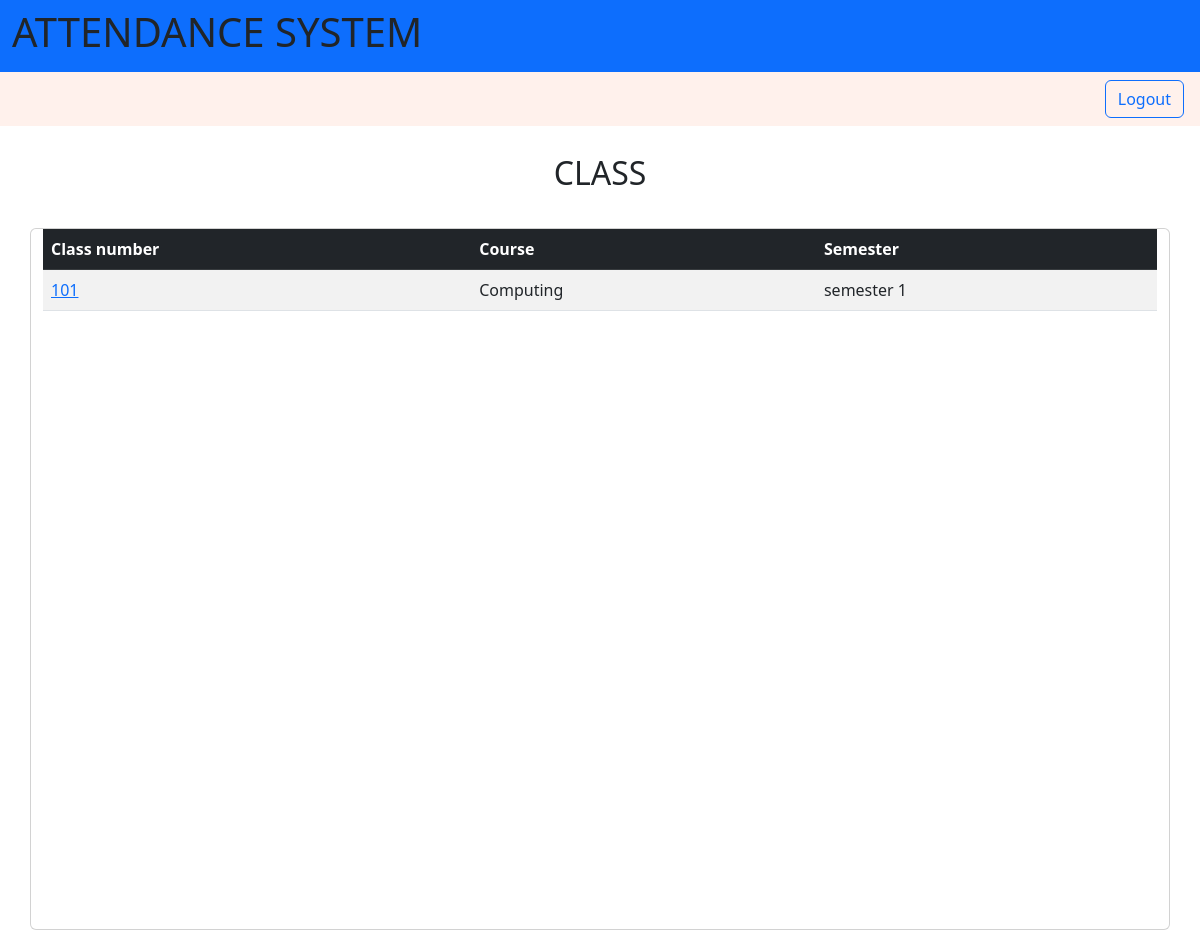
Page /class/ (signed in) on the earlier database version.
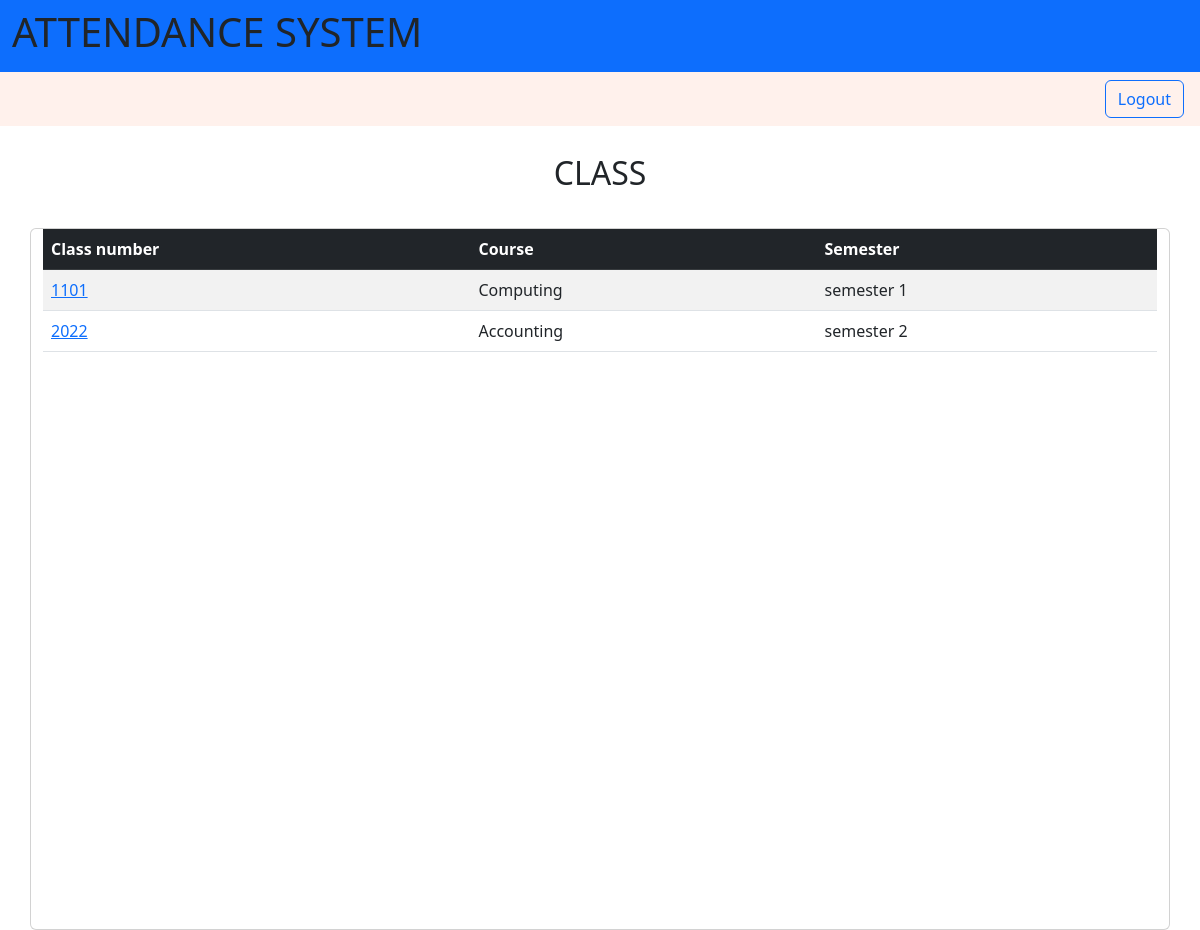
Same page on the later database version.
### attendance/models.py (models this page shows, shortened)
class Class(models.Model):
    number = models.IntegerField(null=False, blank=False)
    semester = models.ForeignKey(Semester,  on_delete=models.CASCADE, null=False, blank=False)
    course = models.ForeignKey(Course, on_delete=models.CASCADE, null=False, blank=False)
    lecturer = models.ForeignKey(Lecturer, on_delete=models.SET_NULL, null=True, blank=True)
    student = models.ManyToManyField(Student, verbose_name='enrolled student')

class Course(models.Model):
    code = models.CharField(max_length=50)
    name = models.CharField(max_length=100)

class Semester(models.Model):
    year = models.IntegerField(blank=False)
    semester = models.CharField(max_length=50)

### attendance/views.py (the view)
# urls.py: path('class/', classList.as_view(), name='class_list'),
class classList(ListView):
    model = Class
    template_name = 'class_list.html'

### attendance/templates/class_list.html (shortened to what this page needs)
{% extends "base.html" %}
{% block content %}
    {% if user.is_authenticated %}
    <section class="mt-2 p-3 d-flex justify-content-center pb-4">
    <div class="col-0  m-1">
        <h2>CLASS</h2>
    </div>
    </section>
        <div class="card container">
    <div class="table-responsive table-scroll" data-mdb-perfect-scrollbar="true" style="position: relative; height: 700px">
        <table class="table table-striped mb-0 card-body p-0">
            <thead class="table-dark  ">
                <tr>
                    <th scope="col">Class number</th>
                    <th scope="col">Course</th>
                    <th scope="col">Semester</th>
                </tr>
            </thead>
            <tbody>
                {% for class in object_list %}
                    {% if user.is_superuser or user == class.lecturer.user %}
                        <tr>
                            <td><a href="{% url 'class_attendance_list' class.id 1 %}">{{ class.number }}
                            </a></td>
                            <td>
                                {{ class.course.name }}
                            </td>
                            <td>
                                {{ class.semester.semester }}
                            </td>
                        </tr>
                    {% endif %}
                {% endfor %}
    </table>
        </div>
    {% else %}
        <h1>You does not have authentication</h1>
    {% endif %}
{% endblock %}

### attendance/templates/base.html (shortened to what this page needs)
<!DOCTYPE html>
<html lang="en">
<head>
    <link href="https://cdn.jsdelivr.net/npm/bootstrap@5.2.2/dist/css/bootstrap.min.css" rel="stylesheet"
>
</head>
<body>
    <nav class="navbar navbar-expand-lg navbar-dark bg-primary">
        <div class="container-fluid">
        <h1>ATTENDANCE SYSTEM</h1>
        </div>
    </nav>
    {% if  user.is_authenticated %}
    <nav class="nav justify-content-end" style="background-color: #fff1ec;">
        <a class="nav-link" href="{% url 'logout' %}"><button type="button" class="btn btn-outline-primary">Logout</button></a>
    </nav>
    {% endif %}
    {% block content %}
    {% endblock %}
</body>
</html>

Differences in the rows shown:
changed Class "Computing": number "101" → "1101"
added Class: number "2022", course.name "Accounting", semester.semester "semester 2"
